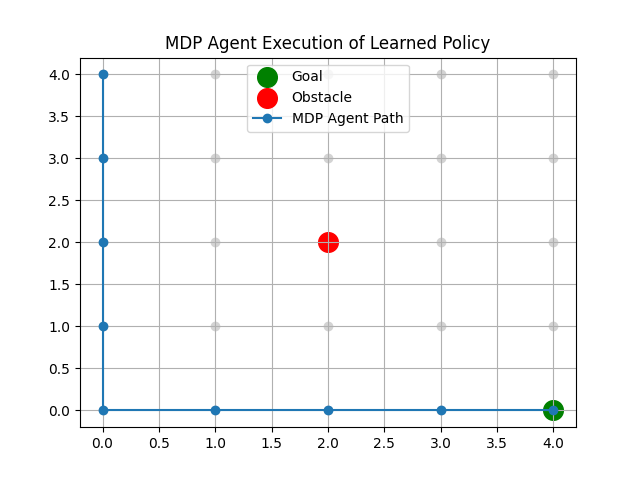

Write Python code to recreate this figure.
"""
Policy -> Robot exexutes action -> Motion simulation
"""
import numpy as np
import matplotlib.pyplot as plt

# GRID SETUP

grid_size = 5

goal = (4, 4)
obstacle = (2, 2)

actions = {
    "U": (-1, 0),
    "D": (1, 0),
    "L": (0, -1),
    "R": (0, 1)
}

gamma = 0.9


# VALUE FUNCTION

V = np.zeros((grid_size, grid_size))

def reward(state):
    if state == goal:
        return 100
    elif state == obstacle:
        return -100
    else:
        return -1

def valid(state):
    x, y = state
    return 0 <= x < grid_size and 0 <= y < grid_size

def step(state, action):
    dx, dy = actions[action]
    next_state = (state[0] + dx, state[1] + dy)

    if not valid(next_state):
        return state

    return next_state

# VALUE ITERATION

def value_iteration():
    global V

    while True:
        delta = 0

        for i in range(grid_size):
            for j in range(grid_size):

                state = (i, j)

                if state in [goal, obstacle]:
                    continue

                v_old = V[i, j]

                values = []

                for a in actions:
                    ns = step(state, a)
                    r = reward(ns)
                    values.append(r + gamma * V[ns])

                V[i, j] = max(values)

                delta = max(delta, abs(v_old - V[i, j]))

        if delta < 1e-4:
            break


# POLICY EXTRACTION

policy = {}

def extract_policy():
    for i in range(grid_size):
        for j in range(grid_size):

            state = (i, j)

            if state in [goal, obstacle]:
                policy[state] = None
                continue

            best_a = None
            best_v = -1e9

            for a in actions:
                ns = step(state, a)
                r = reward(ns)
                val = r + gamma * V[ns]

                if val > best_v:
                    best_v = val
                    best_a = a

            policy[state] = best_a

# RUN MDP SOLVER

value_iteration()
extract_policy()


# AGENT SIMULATION

state = (0, 0)
trajectory = [state]

for _ in range(50):

    if state == goal:
        break

    action = policy[state]

    if action is None:
        break

    state = step(state, action)
    trajectory.append(state)


# VISUALIZATION

traj_x = [s[1] for s in trajectory]
traj_y = [grid_size - 1 - s[0] for s in trajectory]

plt.figure()

# grid
for i in range(grid_size):
    for j in range(grid_size):
        plt.scatter(j, grid_size-1-i, c='lightgray')

# obstacles + goal
plt.scatter(goal[1], grid_size-1-goal[0], c='green', s=200, label="Goal")
plt.scatter(obstacle[1], grid_size-1-obstacle[0], c='red', s=200, label="Obstacle")

# path
plt.plot(traj_x, traj_y, marker='o', label="MDP Agent Path")

plt.title("MDP Agent Execution of Learned Policy")
plt.legend()
plt.grid()
plt.show()
